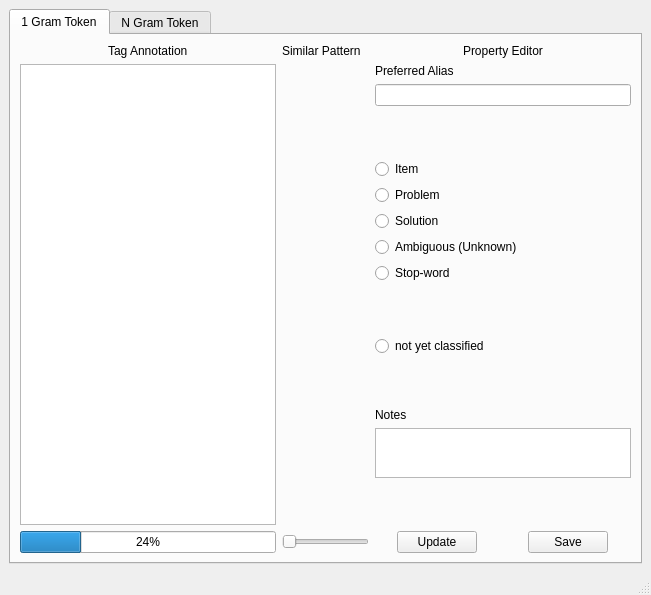
<?xml version="1.0" encoding="UTF-8"?>
<ui version="4.0">
 <class>MainWindow_taggingTool</class>
 <widget class="QMainWindow" name="MainWindow_taggingTool">
  <property name="geometry">
   <rect>
    <x>0</x>
    <y>0</y>
    <width>651</width>
    <height>595</height>
   </rect>
  </property>
  <property name="windowTitle">
   <string>MainWindow</string>
  </property>
  <widget class="QWidget" name="centralwidget">
   <layout class="QGridLayout" name="gridLayout_2">
    <item row="0" column="0">
     <layout class="QGridLayout" name="gridLayout_general">
      <item row="0" column="0">
       <widget class="QTabWidget" name="tabWidget">
        <property name="currentIndex">
         <number>0</number>
        </property>
        <widget class="QWidget" name="tab_1gram">
         <attribute name="title">
          <string>1 Gram Token</string>
         </attribute>
         <layout class="QGridLayout" name="gridLayout_5">
          <item row="0" column="0">
           <layout class="QGridLayout" name="gridLayout_1gram_general">
            <item row="2" column="1">
             <widget class="QSlider" name="horizontalSlider_1gram_FindingThreshold">
              <property name="orientation">
               <enum>Qt::Horizontal</enum>
              </property>
             </widget>
            </item>
            <item row="1" column="1">
             <layout class="QVBoxLayout" name="verticalLayout_1gram_SimilarityPattern"/>
            </item>
            <item row="0" column="1" alignment="Qt::AlignLeft|Qt::AlignTop">
             <widget class="QLabel" name="label_1gram_PatternFindingDescription">
              <property name="text">
               <string>Similar Pattern</string>
              </property>
             </widget>
            </item>
            <item row="0" column="2" alignment="Qt::AlignHCenter|Qt::AlignTop">
             <widget class="QLabel" name="label_1gram_PropertyEditorDescription">
              <property name="text">
               <string>Property Editor</string>
              </property>
             </widget>
            </item>
            <item row="0" column="0" alignment="Qt::AlignHCenter">
             <widget class="QLabel" name="label_1gram_TableTagDescription">
              <property name="text">
               <string>Tag Annotation</string>
              </property>
             </widget>
            </item>
            <item row="1" column="2">
             <layout class="QVBoxLayout" name="verticalLayout_1gram_PropertiesEditor">
              <item>
               <widget class="QLabel" name="label_1gram_AliasDescription">
                <property name="text">
                 <string>Preferred Alias</string>
                </property>
               </widget>
              </item>
              <item>
               <widget class="QLineEdit" name="lineEdit_1gram_AliasEditor"/>
              </item>
              <item>
               <spacer name="verticalSpacer_2">
                <property name="orientation">
                 <enum>Qt::Vertical</enum>
                </property>
                <property name="sizeHint" stdset="0">
                 <size>
                  <width>20</width>
                  <height>40</height>
                 </size>
                </property>
               </spacer>
              </item>
              <item>
               <widget class="QRadioButton" name="radioButton_1gram_ItemEditor">
                <property name="text">
                 <string>Item</string>
                </property>
                <attribute name="buttonGroup">
                 <string notr="true">buttonGroup_1Gram_Classification</string>
                </attribute>
               </widget>
              </item>
              <item>
               <widget class="QRadioButton" name="radioButton_1gram_ProblemEditor">
                <property name="text">
                 <string>Problem</string>
                </property>
                <attribute name="buttonGroup">
                 <string notr="true">buttonGroup_1Gram_Classification</string>
                </attribute>
               </widget>
              </item>
              <item>
               <widget class="QRadioButton" name="radioButton_1gram_SolutionEditor">
                <property name="text">
                 <string>Solution</string>
                </property>
                <attribute name="buttonGroup">
                 <string notr="true">buttonGroup_1Gram_Classification</string>
                </attribute>
               </widget>
              </item>
              <item>
               <widget class="QRadioButton" name="radioButton_1gram_UnknownEditor">
                <property name="text">
                 <string>Ambiguous (Unknown)</string>
                </property>
                <attribute name="buttonGroup">
                 <string notr="true">buttonGroup_1Gram_Classification</string>
                </attribute>
               </widget>
              </item>
              <item>
               <widget class="QRadioButton" name="radioButton_1gram_StopWordEditor">
                <property name="text">
                 <string>Stop-word</string>
                </property>
                <attribute name="buttonGroup">
                 <string notr="true">buttonGroup_1Gram_Classification</string>
                </attribute>
               </widget>
              </item>
              <item>
               <spacer name="verticalSpacer_4">
                <property name="orientation">
                 <enum>Qt::Vertical</enum>
                </property>
                <property name="sizeHint" stdset="0">
                 <size>
                  <width>20</width>
                  <height>40</height>
                 </size>
                </property>
               </spacer>
              </item>
              <item>
               <widget class="QRadioButton" name="radioButton_1gram_NotClassifiedEditor">
                <property name="text">
                 <string>not yet classified</string>
                </property>
                <attribute name="buttonGroup">
                 <string notr="true">buttonGroup_1Gram_Classification</string>
                </attribute>
               </widget>
              </item>
              <item>
               <spacer name="verticalSpacer">
                <property name="orientation">
                 <enum>Qt::Vertical</enum>
                </property>
                <property name="sizeHint" stdset="0">
                 <size>
                  <width>20</width>
                  <height>40</height>
                 </size>
                </property>
               </spacer>
              </item>
              <item>
               <widget class="QLabel" name="label_1gram_NoteDescription">
                <property name="text">
                 <string>Notes</string>
                </property>
               </widget>
              </item>
              <item>
               <widget class="QTextEdit" name="textEdit_1gram_NoteEditor">
                <property name="sizePolicy">
                 <sizepolicy hsizetype="Expanding" vsizetype="Expanding">
                  <horstretch>0</horstretch>
                  <verstretch>0</verstretch>
                 </sizepolicy>
                </property>
                <property name="maximumSize">
                 <size>
                  <width>16777215</width>
                  <height>50</height>
                 </size>
                </property>
                <property name="tabChangesFocus">
                 <bool>false</bool>
                </property>
                <property name="lineWrapColumnOrWidth">
                 <number>4</number>
                </property>
               </widget>
              </item>
              <item>
               <spacer name="verticalSpacer_3">
                <property name="orientation">
                 <enum>Qt::Vertical</enum>
                </property>
                <property name="sizeHint" stdset="0">
                 <size>
                  <width>20</width>
                  <height>40</height>
                 </size>
                </property>
               </spacer>
              </item>
             </layout>
            </item>
            <item row="1" column="0">
             <widget class="QTableWidget" name="tableWidget_1gram_TagContainer">
              <property name="editTriggers">
               <set>QAbstractItemView::EditKeyPressed</set>
              </property>
              <property name="tabKeyNavigation">
               <bool>false</bool>
              </property>
              <property name="dragDropOverwriteMode">
               <bool>false</bool>
              </property>
              <property name="selectionMode">
               <enum>QAbstractItemView::SingleSelection</enum>
              </property>
              <property name="selectionBehavior">
               <enum>QAbstractItemView::SelectRows</enum>
              </property>
             </widget>
            </item>
            <item row="2" column="2">
             <layout class="QGridLayout" name="gridLayout_1gram_ActionButton">
              <item row="0" column="0" alignment="Qt::AlignHCenter">
               <widget class="QPushButton" name="pushButton_1gram_UpdateTokenProperty">
                <property name="text">
                 <string>Update</string>
                </property>
               </widget>
              </item>
              <item row="0" column="1" alignment="Qt::AlignHCenter">
               <widget class="QPushButton" name="pushButton_1gram_SaveTableView">
                <property name="text">
                 <string>Save</string>
                </property>
               </widget>
              </item>
             </layout>
            </item>
            <item row="2" column="0">
             <widget class="QProgressBar" name="progressBar_1gram_TagComplete">
              <property name="value">
               <number>24</number>
              </property>
             </widget>
            </item>
           </layout>
          </item>
         </layout>
        </widget>
        <widget class="QWidget" name="tab_Ngram">
         <attribute name="title">
          <string>N Gram Token</string>
         </attribute>
         <layout class="QGridLayout" name="gridLayout_7">
          <item row="0" column="0">
           <layout class="QGridLayout" name="gridLayout_Ngram_general">
            <item row="0" column="0" alignment="Qt::AlignHCenter">
             <widget class="QLabel" name="label_Ngram_TableTagDescription">
              <property name="text">
               <string>Tag Annotation</string>
              </property>
             </widget>
            </item>
            <item row="1" column="0">
             <widget class="QTableWidget" name="tableWidget_Ngram_TagContainer">
              <property name="editTriggers">
               <set>QAbstractItemView::EditKeyPressed</set>
              </property>
              <property name="tabKeyNavigation">
               <bool>false</bool>
              </property>
              <property name="dragDropOverwriteMode">
               <bool>false</bool>
              </property>
              <property name="selectionMode">
               <enum>QAbstractItemView::SingleSelection</enum>
              </property>
              <property name="selectionBehavior">
               <enum>QAbstractItemView::SelectRows</enum>
              </property>
              <attribute name="horizontalHeaderStretchLastSection">
               <bool>false</bool>
              </attribute>
              <attribute name="verticalHeaderStretchLastSection">
               <bool>false</bool>
              </attribute>
             </widget>
            </item>
            <item row="0" column="2" alignment="Qt::AlignHCenter">
             <widget class="QLabel" name="label_Ngram_PropertyEditorDescription">
              <property name="text">
               <string>Property Editor</string>
              </property>
             </widget>
            </item>
            <item row="1" column="1">
             <layout class="QVBoxLayout" name="verticalLayout_Ngram_CompositionDisplay"/>
            </item>
            <item row="0" column="1" alignment="Qt::AlignHCenter">
             <widget class="QLabel" name="label_Ngram_CompositionDescription">
              <property name="text">
               <string>Composition</string>
              </property>
             </widget>
            </item>
            <item row="1" column="2">
             <layout class="QVBoxLayout" name="verticalLayout_Ngram_PropertiesEditor">
              <item>
               <widget class="QLabel" name="label_Ngram_AliasDescription">
                <property name="text">
                 <string>Preferred Alias</string>
                </property>
               </widget>
              </item>
              <item>
               <widget class="QLineEdit" name="lineEdit_Ngram_AliasEditor"/>
              </item>
              <item>
               <spacer name="verticalSpacer_8">
                <property name="orientation">
                 <enum>Qt::Vertical</enum>
                </property>
                <property name="sizeHint" stdset="0">
                 <size>
                  <width>20</width>
                  <height>40</height>
                 </size>
                </property>
               </spacer>
              </item>
              <item>
               <widget class="QRadioButton" name="radioButton_Ngram_ItemEditor">
                <property name="text">
                 <string>Item</string>
                </property>
                <attribute name="buttonGroup">
                 <string notr="true">buttonGroup_NGram_Classification</string>
                </attribute>
               </widget>
              </item>
              <item>
               <widget class="QRadioButton" name="radioButton_Ngram_ProblemEditor">
                <property name="text">
                 <string>Problem</string>
                </property>
                <attribute name="buttonGroup">
                 <string notr="true">buttonGroup_NGram_Classification</string>
                </attribute>
               </widget>
              </item>
              <item>
               <widget class="QRadioButton" name="radioButton_Ngram_SolutionEditor">
                <property name="text">
                 <string>Solution</string>
                </property>
                <attribute name="buttonGroup">
                 <string notr="true">buttonGroup_NGram_Classification</string>
                </attribute>
               </widget>
              </item>
              <item>
               <widget class="QRadioButton" name="radioButton_Ngram_UnknownEditor">
                <property name="text">
                 <string>Ambiguous (Unknown)</string>
                </property>
                <attribute name="buttonGroup">
                 <string notr="true">buttonGroup_NGram_Classification</string>
                </attribute>
               </widget>
              </item>
              <item>
               <widget class="QRadioButton" name="radioButton_Ngram_StopWordEditor">
                <property name="text">
                 <string>Stop-word</string>
                </property>
                <attribute name="buttonGroup">
                 <string notr="true">buttonGroup_NGram_Classification</string>
                </attribute>
               </widget>
              </item>
              <item>
               <spacer name="verticalSpacer_6">
                <property name="orientation">
                 <enum>Qt::Vertical</enum>
                </property>
                <property name="sizeHint" stdset="0">
                 <size>
                  <width>20</width>
                  <height>40</height>
                 </size>
                </property>
               </spacer>
              </item>
              <item>
               <widget class="QRadioButton" name="radioButton_Ngram_NotClassifiedEditor">
                <property name="text">
                 <string>not yet classified</string>
                </property>
                <attribute name="buttonGroup">
                 <string notr="true">buttonGroup_NGram_Classification</string>
                </attribute>
               </widget>
              </item>
              <item>
               <spacer name="verticalSpacer_7">
                <property name="orientation">
                 <enum>Qt::Vertical</enum>
                </property>
                <property name="sizeHint" stdset="0">
                 <size>
                  <width>20</width>
                  <height>40</height>
                 </size>
                </property>
               </spacer>
              </item>
              <item>
               <widget class="QLabel" name="label_Ngram_NoteDescription">
                <property name="text">
                 <string>Notes</string>
                </property>
               </widget>
              </item>
              <item>
               <widget class="QTextEdit" name="textEdit_Ngram_NoteEditor">
                <property name="maximumSize">
                 <size>
                  <width>16777215</width>
                  <height>50</height>
                 </size>
                </property>
               </widget>
              </item>
              <item>
               <spacer name="verticalSpacer_5">
                <property name="orientation">
                 <enum>Qt::Vertical</enum>
                </property>
                <property name="sizeHint" stdset="0">
                 <size>
                  <width>20</width>
                  <height>40</height>
                 </size>
                </property>
               </spacer>
              </item>
             </layout>
            </item>
            <item row="2" column="0" alignment="Qt::AlignBottom">
             <widget class="QProgressBar" name="progressBar_Ngram_TagComplete">
              <property name="value">
               <number>24</number>
              </property>
             </widget>
            </item>
            <item row="2" column="2">
             <layout class="QGridLayout" name="gridLayout_Ngram_ActionButton">
              <item row="0" column="0" alignment="Qt::AlignHCenter">
               <widget class="QPushButton" name="pushButton_1gram_UpdateTokenProperty_2">
                <property name="text">
                 <string>Update</string>
                </property>
               </widget>
              </item>
              <item row="0" column="1" alignment="Qt::AlignHCenter">
               <widget class="QPushButton" name="pushButton_Ngram_SaveTableView">
                <property name="text">
                 <string>Save</string>
                </property>
               </widget>
              </item>
             </layout>
            </item>
           </layout>
          </item>
         </layout>
        </widget>
       </widget>
      </item>
     </layout>
    </item>
   </layout>
  </widget>
  <widget class="QMenuBar" name="menubar">
   <property name="geometry">
    <rect>
     <x>0</x>
     <y>0</y>
     <width>651</width>
     <height>22</height>
    </rect>
   </property>
  </widget>
  <widget class="QStatusBar" name="statusbar"/>
 </widget>
 <resources/>
 <connections/>
 <buttongroups>
  <buttongroup name="buttonGroup_NGram_Classification"/>
  <buttongroup name="buttonGroup_1Gram_Classification"/>
 </buttongroups>
</ui>
